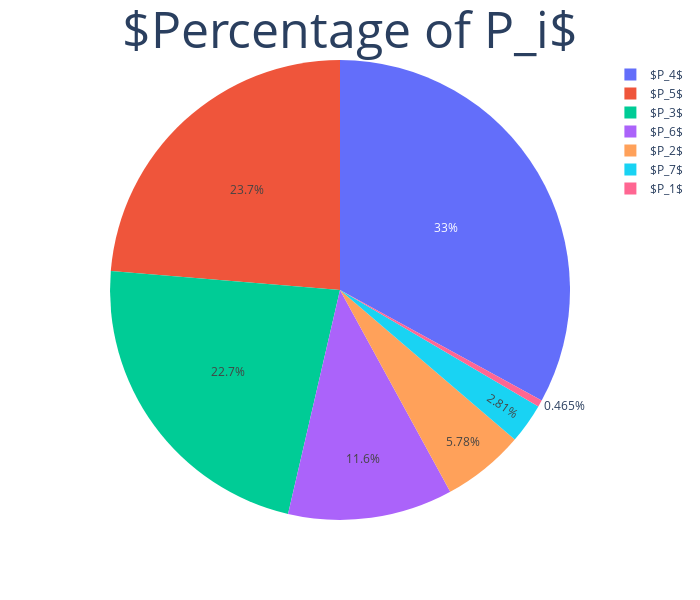

The code cell stored with this chart in its notebook:
### Code cell
fig = px.pie(data_frame=df,values=0,names=["$P_1$", "$P_2$","$P_3$","$P_4$","$P_5$","$P_6$", "$P_7$"])
fig.update_layout(dict1=dict(
    title=dict(
        text='$Percentage of P_i$',
        font=dict(
            size=50
        ),
        x=0.5, # 0 ~ 1
        xanchor="center",
        xref="container",
        y=0.95,
        yanchor="middle"
    ),
    width=700,
    height=600,
))
fig

### Figure 1 — Plotly figure (JSON) as saved in the notebook; plotly's stock layout.template omitted (floating-point values rounded to 4 significant figures)
{"data": [{"domain": {"x": [0.0, 1.0], "y": [0.0, 1.0]}, "hovertemplate": "label=%{label}<br>0=%{value}<extra></extra>", "labels": ["$P_1$", "$P_2$", "$P_3$", "$P_4$", "$P_5$", "$P_6$", "$P_7$"], "legendgroup": "", "name": "", "showlegend": true, "values": [165, 2052, 8050, 11705, 8408, 4111, 999], "type": "pie"}], "layout": {"legend": {"tracegroupgap": 0}, "margin": {"t": 60}, "title": {"font": {"size": 50}, "text": "$Percentage of P_i$", "x": 0.5, "xanchor": "center", "xref": "container", "y": 0.95, "yanchor": "middle"}, "width": 700, "height": 600}}
